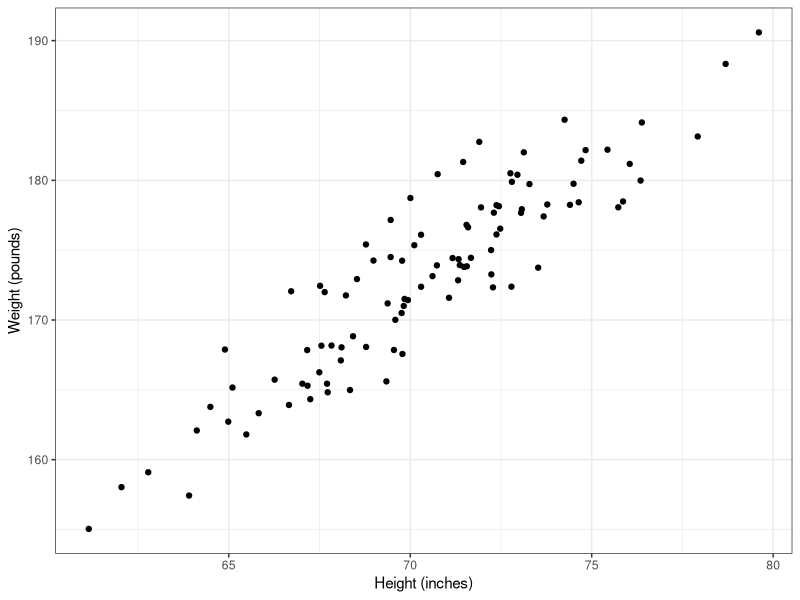
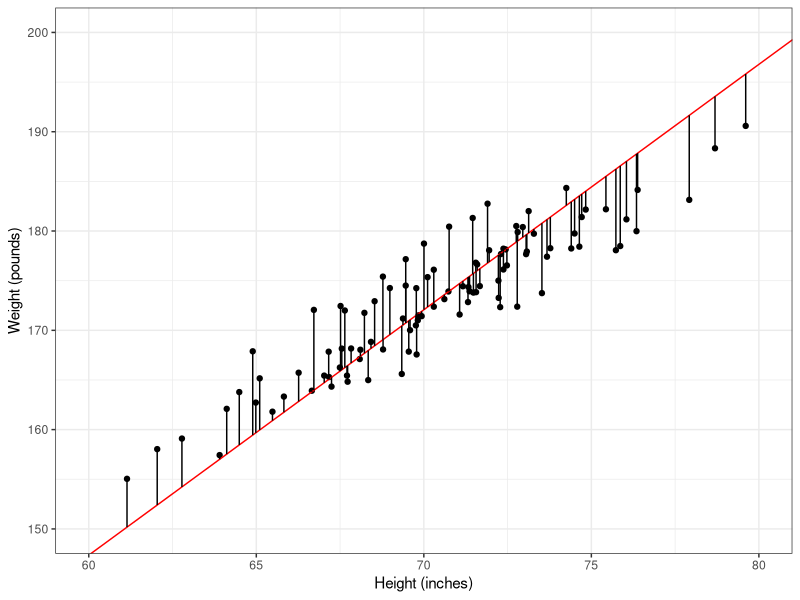
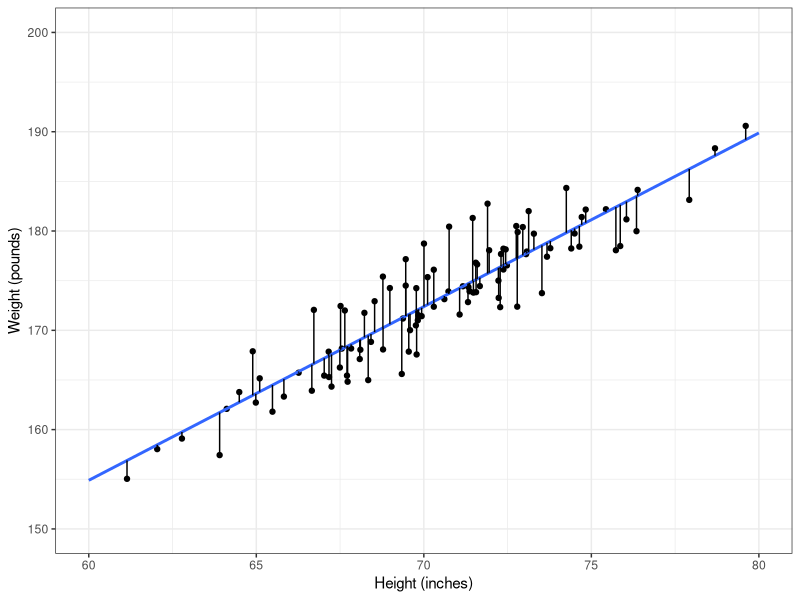
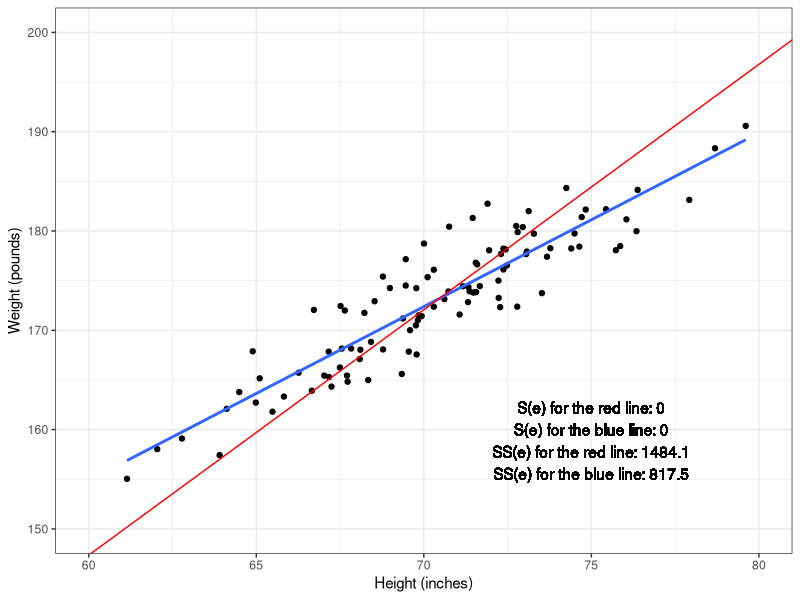
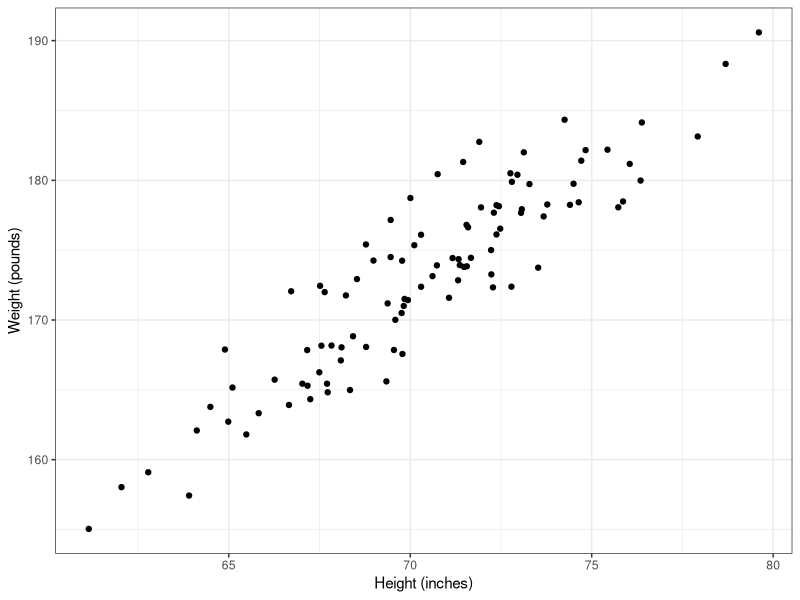

R code for these plots, in order:
## ---- chunk 1
#| label: setup
#| message: false

require(tidyverse)

# https://ufl.zoom.us/j/7362215223
## ---- chunk 2
#| label: create-height-data
#| echo: true

set.seed(1)
x <- rnorm(100, 70, 4)
y <- 50 + 1.75*x + rnorm(100, 0, 3)

height_data <-
  tibble(height = x
         , weight = y
  )
## ---- chunk 3
#| label: scatterplot-height-data
#| fig-cap: 'Male College Students Height (in inches; x-axis) and Weight (in pounds; y-axis)'
#| fig-subcap: 'Basic scatterplot'

height_data %>%
  ggplot(
    mapping = aes(x = height, y = weight)
    ) +
    geom_point() +
    xlab('Height (inches)') +
    ylab('Weight (pounds)') +
    theme_bw()
## ---- chunk 4
#| label: sample-bad-fit-height-data
#| fig-cap: 'Male College Students Height (x) and Weight (y)'
#| fig-subcap: 'With a poorly-fitting line'

height_data <-
  height_data %>%
  mutate(
    # bad_prediction = 30 + 2*height 
    bad_prediction = -.9276 + 2.471429*height
    , bad_error = weight - bad_prediction
    , prediction = lm(weight ~ height) |> predict()
    , error = weight - prediction
    , sum_error_bad = sum(bad_error)
    , sum_error_best = sum(error)
    , SSE_bad = sum(bad_error^2)
    , SSE_best = sum(error^2)
    )

height_data %>%
  ggplot(
    aes(x = height, y = weight)
  ) +
  geom_point() +
  geom_abline(intercept = -.9276, slope = 2.471429, color = 'red') +
  geom_linerange(aes(ymax = weight, ymin = bad_prediction)) +
  theme_bw() +
  ylab("Weight (pounds)") +
  xlab("Height (inches)") +
  xlim(60, 80) + ylim(150, 200)
## ---- chunk 5
#| label: sample-good-fit-height-data
#| fig-cap: 'Male College Students Height (x) and Weight (y)'
#| fig-subcap: 'With a mathematically optimal line of best fit'


height_data %>%
  ggplot(
    aes(x = height, y = weight)
  ) +
  geom_point() +
  geom_smooth(method = 'lm', se = FALSE, fullrange=TRUE) +
  geom_linerange(aes(ymax = weight, ymin = prediction)) +
  theme_bw() +
  ylab("Weight (pounds)") +
  xlab("Height (inches)") +
  xlim(60, 80) + ylim(150, 200)
## ---- chunk 6
#| label: sample-both-fits-height-data
#| fig-cap: 'Male College Students Height (x) and Weight (y)'
#| fig-subcap: 'With Best Fit in Blue and "Bad" Fit in Red'
sum_error_text <-
  paste0(
    "\nS(e) for the red line: "
    , height_data$sum_error_bad[1] |> round(digits = 1)
    , "\nS(e) for the blue line: "
    , height_data$sum_error_best[1] |> round(digits = 1)
    , "\nSS(e) for the red line: "
    , height_data$SSE_bad[1] |> round(digits = 1)
    , "\nSS(e) for the blue line: "
    , height_data$SSE_best[1] |> round(digits = 1)
  )

height_data %>%
  ggplot(
    aes(x = height, y = weight)
  ) +
  geom_point() +
  geom_smooth(method = 'lm', se = FALSE) +
  geom_abline(intercept = -.9276, slope = 2.471429, color = 'red') +
  geom_text(
    x = 75
    , y = 160
    , label = sum_error_text) +
  theme_bw() +
  ylab("Weight (pounds)") +
  xlab("Height (inches)") +
  xlim(60, 80) + ylim(150, 200)
## ---- chunk 7
#| label: showing-height-data-again
#| fig-cap: 'Male College Students Height (in inches; x-axis) and Weight (in pounds; y-axis)'
#| fig-subcap: 'Basic scatterplot'

height_data %>%
  ggplot(
    mapping = aes(x = height, y = weight)
    ) +
    geom_point() +
    xlab('Height (inches)') +
    ylab('Weight (pounds)') +
    theme_bw()
## ---- chunk 8
#| label: showing-relationship-between-slope-and-correlation
#| echo: true
#| code-line-numbers: false
#| code-overflow: wrap
#| code-fold: show

pearson_correlation <-
  cor(height_data$height, height_data$weight) |>
  round(3)

regression_slope <-
  lm(weight ~ height, data = height_data)$coefficients[2] |>
  round(3)

numerator <-
  (height_data$height - mean(height_data$height))^2 |>
  sum() |> sqrt() 
denominator <-
  (height_data$weight - mean(height_data$weight))^2 |>
  sum() |> sqrt()
units_adjustment <-
  (numerator/denominator) |> round(3)
## ---- chunk 9
#| label: print-relationship-between-cor-and-reg
paste0(
  "r = ", pearson_correlation, 
  "\nbeta_1 = ", regression_slope, 
  "\nunits-adjustment = ", units_adjustment,
  "\nr = beta_1 * units-adjustment?: ", 
  (regression_slope*units_adjustment) |> 
    round(3)
  ) |>
  cat()
## ---- chunk 10
#| label: regression-code-algebra-sample 
#| echo: true  

mean_x <-
  mean(height_data$height)
mean_y <-
  mean(height_data$weight)
SS_x <-
  sum((height_data$height - mean_x)^2)
S_xy <-
  sum((height_data$height - mean_x) * (height_data$weight - mean_y))

beta_1 <-
  S_xy / SS_x
beta_0 <-
  mean_y - beta_1*mean_x

print(paste0("Estimated Beta1: ", beta_1 |> round(digits = 2))); print(paste0("Estimated Beta0: ", beta_0 |> round(digits = 2)))
## ---- chunk 11
#| label: regression-code-lm-sample 
#| echo: true  

lm_height_weight <-   
  lm(weight ~ height, data = height_data)  
summary(lm_height_weight)
